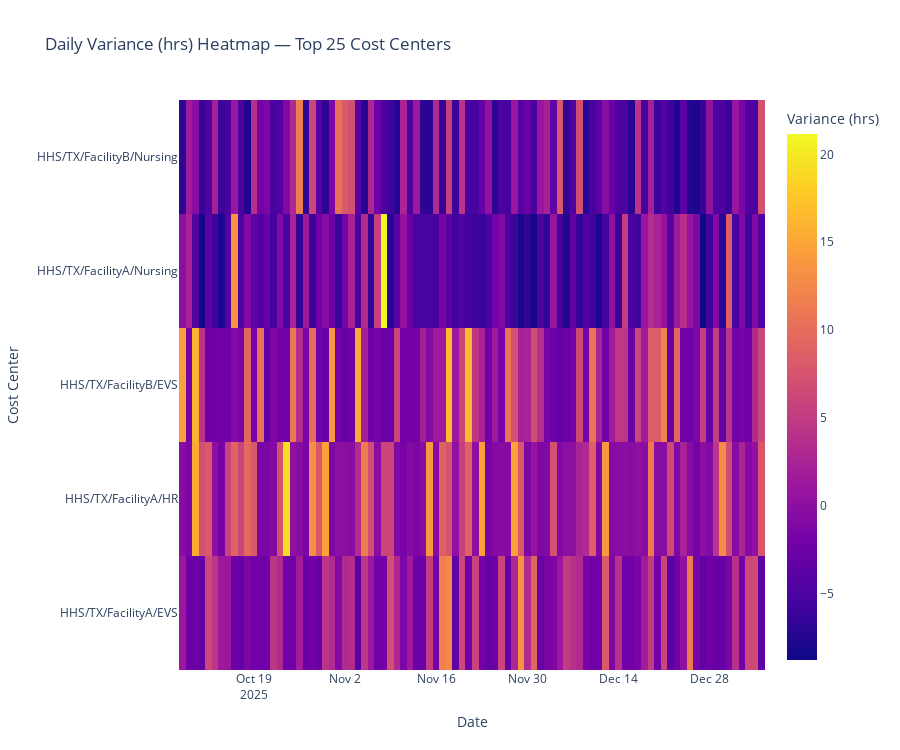

Write notebook code for a chart like this one.
### Markdown cell above
## Heatmap: Daily Variance (hrs) by Cost Center

This view surfaces recurring drift patterns and outlier days instantly.

### Code cell
pivot = (
    scope.pivot_table(
        index="schedule_date",
        columns="org_path",
        values="variance_hours",
        aggfunc="sum",
        fill_value=0
    )
    .sort_index()
)

order = pivot.abs().sum().sort_values(ascending=False).index
pivot = pivot[order]

heat = px.imshow(
    pivot.T,
    aspect="auto",
    title="Daily Variance (hrs) Heatmap — Top 25 Cost Centers",
    labels={"x":"Date","y":"Cost Center","color":"Variance (hrs)"}
)

heat.update_layout(height=750)

heat_path = VIZ_DIR / "variance_heatmap.png"
heat.write_image(heat_path, scale=2)

heat.show()
heat_path
